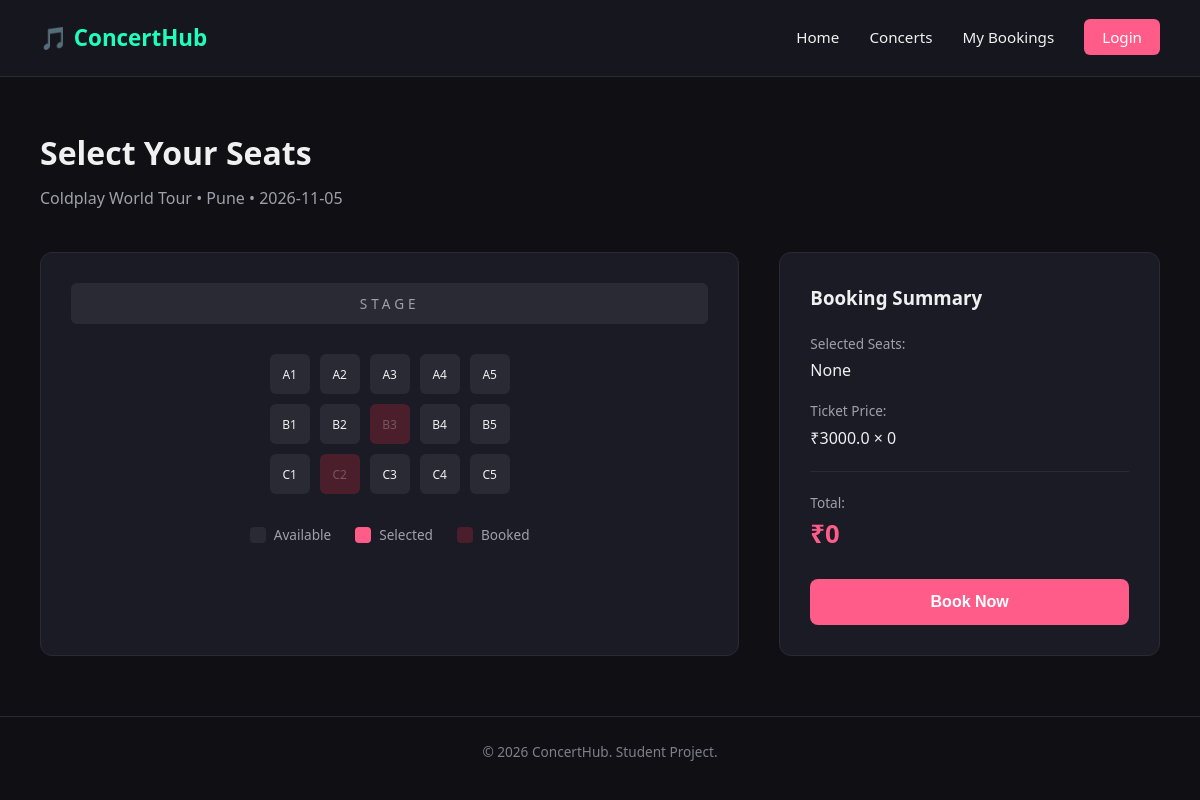
/booking/2, run on the app's committed database.
### tables this page shows
CREATE TABLE concerts (
        id INTEGER PRIMARY KEY AUTOINCREMENT,
        artist TEXT NOT NULL,
        concert_name TEXT NOT NULL,
        venue TEXT NOT NULL,
        city TEXT NOT NULL,
        date TEXT NOT NULL,
        time TEXT NOT NULL,
        price REAL NOT NULL,
        description TEXT,
        total_seats INTEGER NOT NULL
    );

CREATE TABLE seats (
        id INTEGER PRIMARY KEY AUTOINCREMENT,
        concert_id INTEGER NOT NULL,
        seat_number TEXT NOT NULL,
        status TEXT NOT NULL DEFAULT 'available',
        FOREIGN KEY (concert_id) REFERENCES concerts (id)
    );

### app.py (the view)
@app.route('/booking/<int:concert_id>')
def booking(concert_id):
    connection = get_db_connection()
    concert = connection.execute('SELECT * FROM concerts WHERE id = ?', (concert_id,)).fetchone()
    seats = connection.execute('SELECT * FROM seats WHERE concert_id = ?', (concert_id,)).fetchall()
    connection.close()
    row_a = [seat for seat in seats if seat['seat_number'].startswith('A')]
    row_b = [seat for seat in seats if seat['seat_number'].startswith('B')]
    row_c = [seat for seat in seats if seat['seat_number'].startswith('C')]
    return render_template('booking.html', concert=concert, row_a=row_a, row_b=row_b, row_c=row_c)

### app.py (called while the page is built)
def get_db_connection():
    connection = sqlite3.connect('database/database.db')
    connection.row_factory = sqlite3.Row  # lets us access columns by name, not just by position
    return connection

### templates/booking.html (shortened to what this page needs)
{% extends "base.html" %}
{% block content %}
    <section class="page-header">
        <h1>Select Your Seats</h1>
        <p>{{ concert['concert_name'] }} • {{ concert['city'] }} • {{ concert['date'] }}</p>
    </section>
    <section class="seat-selection">
        <div class="seat-map">
            <div class="stage-label">STAGE</div>
            <div class="seat-row">
                {% for seat in row_a %}
<div class="seat {{ 'booked' if seat['status'] == 'booked' else '' }}"
     data-seat="{{ seat['seat_number'] }}"
     data-seat-id="{{ seat['id'] }}"
     data-price="{{ concert['price'] }}">
    {{ seat['seat_number'] }}
</div>
{% endfor %}
            </div>
            <div class="seat-row">
                {% for seat in row_b %}
<div class="seat {{ 'booked' if seat['status'] == 'booked' else '' }}"
     data-seat="{{ seat['seat_number'] }}"
     data-seat-id="{{ seat['id'] }}"
     data-price="{{ concert['price'] }}">
    {{ seat['seat_number'] }}
</div>
{% endfor %}
            </div>
            <div class="seat-row">
                {% for seat in row_c %}
<div class="seat {{ 'booked' if seat['status'] == 'booked' else '' }}"
     data-seat="{{ seat['seat_number'] }}"
     data-seat-id="{{ seat['id'] }}"
     data-price="{{ concert['price'] }}">
    {{ seat['seat_number'] }}
</div>
{% endfor %}
            </div>
            <div class="seat-legend">
                <div class="legend-item"><span class="legend-box available"></span> Available</div>
                <div class="legend-item"><span class="legend-box selected"></span> Selected</div>
                <div class="legend-item"><span class="legend-box booked"></span> Booked</div>
            </div>
        </div>
        <div class="booking-summary">
            <h3>Booking Summary</h3>
            <p class="summary-label">Selected Seats:</p>
            <p id="selected-seats-text" class="summary-value">None</p>
            <p class="summary-label">Ticket Price:</p>
            <p id="price-per-seat-text" class="summary-value">₹{{ concert['price'] }} × 0</p>
            <hr class="summary-divider">
            <p class="summary-label">Total:</p>
            <p id="total-price-text" class="summary-total">₹0</p>
            <button id="book-btn" class="btn-primary btn-full">Book Now</button>
        </div>
    </section>
{% endblock %}

### static/css/style.css (style rules this page uses)
* { margin: 0; padding: 0; box-sizing: border-box; }
body { font-family: 'Segoe UI', Arial, sans-serif; background-color: #0f0f14; color: #f0f0f0; line-height: 1.6; }
.btn-primary { background-color: #ff5c8a; color: #fff; text-decoration: none; padding: 14px 32px; border-radius: 8px; font-weight: bold; transition: background-color 0.2s ease; }
.page-header { padding: 50px 40px 20px; }
.page-header h1 { font-size: 2rem; margin-bottom: 8px; }
.page-header p { color: #a0a0aa; }
.btn-full { width: 100%; border: none; cursor: pointer; margin-top: 24px; font-size: 1rem; }
.seat-selection { display: flex; gap: 40px; padding: 20px 40px 60px; flex-wrap: wrap; }
.seat-map { flex: 2; min-width: 300px; background-color: #1b1b26; border: 1px solid #2a2a35; border-radius: 12px; padding: 30px; text-align: center; }
.stage-label { background-color: #2a2a35; color: #a0a0aa; padding: 10px; border-radius: 6px; margin-bottom: 30px; letter-spacing: 4px; font-size: 0.85rem; }
.seat-row { display: flex; justify-content: center; gap: 10px; margin-bottom: 10px; }
.seat { width: 40px; height: 40px; display: flex; align-items: center; justify-content: center; background-color: #2a2a35; border-radius: 6px; font-size: 0.75rem; cursor: pointer; user-select: none; transition: background-color 0.15s ease; }
.seat.booked { background-color: #4a1f2b; color: #7a5560; cursor: not-allowed; }
.seat-legend { display: flex; justify-content: center; gap: 24px; margin-top: 30px; font-size: 0.85rem; color: #a0a0aa; }
.legend-item { display: flex; align-items: center; gap: 8px; }
.legend-box { width: 16px; height: 16px; border-radius: 4px; display: inline-block; }
.legend-box.available { background-color: #2a2a35; }
.legend-box.selected { background-color: #ff5c8a; }
.legend-box.booked { background-color: #4a1f2b; }
.booking-summary { flex: 1; min-width: 260px; background-color: #1b1b26; border: 1px solid #2a2a35; border-radius: 12px; padding: 30px; height: fit-content; }
.booking-summary h3 { margin-bottom: 20px; }
.summary-label { color: #a0a0aa; font-size: 0.85rem; margin-top: 16px; }
.summary-value { font-size: 1rem; margin-top: 4px; }
.summary-divider { border: none; border-top: 1px solid #2a2a35; margin: 20px 0; }
.summary-total { font-size: 1.6rem; font-weight: bold; color: #ff5c8a; }

### data on the page
concerts: concert_name "Coldplay World Tour", city "Pune", date "2026-11-05", price "3000.0"
seats: seat_number "A1"
seats: seat_number "A2"
seats: seat_number "A3"
seats: seat_number "A4"
seats: seat_number "A5"
seats: seat_number "B1"
seats: seat_number "B2"
seats: seat_number "B3"
seats: seat_number "B4"
seats: seat_number "B5"
seats: seat_number "C1"
seats: seat_number "C2"
seats: seat_number "C3"
seats: seat_number "C4"
seats: seat_number "C5"
